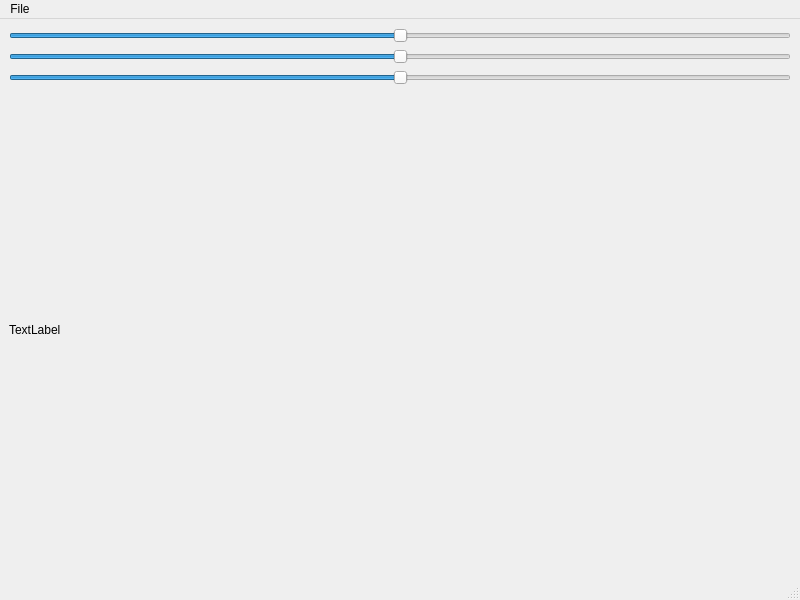
<?xml version="1.0" encoding="UTF-8"?>
<ui version="4.0">
 <class>MainWindow</class>
 <widget class="QMainWindow" name="MainWindow">
  <property name="geometry">
   <rect>
    <x>0</x>
    <y>0</y>
    <width>800</width>
    <height>600</height>
   </rect>
  </property>
  <property name="windowTitle">
   <string>MainWindow</string>
  </property>
  <widget class="QWidget" name="centralwidget">
   <layout class="QGridLayout" name="gridLayout">
    <item row="0" column="0">
     <layout class="QVBoxLayout" name="verticalLayout">
      <item>
       <widget class="QSlider" name="horizontalSlider">
        <property name="minimum">
         <number>-180</number>
        </property>
        <property name="maximum">
         <number>180</number>
        </property>
        <property name="pageStep">
         <number>1</number>
        </property>
        <property name="value">
         <number>0</number>
        </property>
        <property name="sliderPosition">
         <number>0</number>
        </property>
        <property name="orientation">
         <enum>Qt::Horizontal</enum>
        </property>
       </widget>
      </item>
      <item>
       <widget class="QSlider" name="horizontalSlider_2">
        <property name="minimum">
         <number>-100</number>
        </property>
        <property name="maximum">
         <number>100</number>
        </property>
        <property name="orientation">
         <enum>Qt::Horizontal</enum>
        </property>
       </widget>
      </item>
      <item>
       <widget class="QSlider" name="horizontalSlider_3">
        <property name="minimum">
         <number>-100</number>
        </property>
        <property name="maximum">
         <number>100</number>
        </property>
        <property name="orientation">
         <enum>Qt::Horizontal</enum>
        </property>
       </widget>
      </item>
      <item>
       <widget class="QLabel" name="label">
        <property name="text">
         <string>TextLabel</string>
        </property>
       </widget>
      </item>
     </layout>
    </item>
   </layout>
  </widget>
  <widget class="QMenuBar" name="menubar">
   <property name="geometry">
    <rect>
     <x>0</x>
     <y>0</y>
     <width>800</width>
     <height>21</height>
    </rect>
   </property>
   <widget class="QMenu" name="menuFile">
    <property name="title">
     <string>File</string>
    </property>
    <addaction name="actionopen"/>
   </widget>
   <addaction name="menuFile"/>
  </widget>
  <widget class="QStatusBar" name="statusbar"/>
  <action name="actionopen">
   <property name="text">
    <string>open</string>
   </property>
  </action>
 </widget>
 <resources/>
 <connections/>
</ui>
